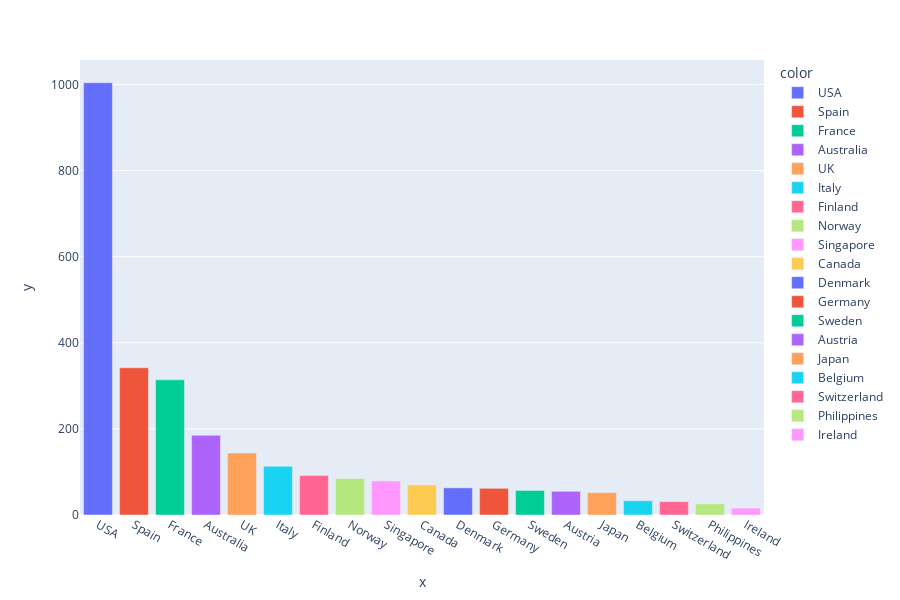

Notebook source saved alongside this figure:
### Code cell
# Llamemos a esta función para cualquier columna determinada, como 'COUNTRY'
barplot_visualization('COUNTRY')

### Figure 1 — Plotly figure (JSON) as saved in the notebook; plotly's stock layout.template omitted (floating-point values rounded to 4 significant figures)
{"data": [{"alignmentgroup": "True", "hovertemplate": "color=USA<br>x=%{x}<br>y=%{y}<extra></extra>", "legendgroup": "USA", "marker": {"color": "#636efa", "pattern": {"shape": ""}}, "name": "USA", "offsetgroup": "USA", "orientation": "v", "showlegend": true, "textposition": "auto", "type": "bar", "x": ["USA"], "xaxis": "x", "y": [1004], "yaxis": "y"}, {"alignmentgroup": "True", "hovertemplate": "color=Spain<br>x=%{x}<br>y=%{y}<extra></extra>", "legendgroup": "Spain", "marker": {"color": "#EF553B", "pattern": {"shape": ""}}, "name": "Spain", "offsetgroup": "Spain", "orientation": "v", "showlegend": true, "textposition": "auto", "type": "bar", "x": ["Spain"], "xaxis": "x", "y": [342], "yaxis": "y"}, {"alignmentgroup": "True", "hovertemplate": "color=France<br>x=%{x}<br>y=%{y}<extra></extra>", "legendgroup": "France", "marker": {"color": "#00cc96", "pattern": {"shape": ""}}, "name": "France", "offsetgroup": "France", "orientation": "v", "showlegend": true, "textposition": "auto", "type": "bar", "x": ["France"], "xaxis": "x", "y": [314], "yaxis": "y"}, {"alignmentgroup": "True", "hovertemplate": "color=Australia<br>x=%{x}<br>y=%{y}<extra></extra>", "legendgroup": "Australia", "marker": {"color": "#ab63fa", "pattern": {"shape": ""}}, "name": "Australia", "offsetgroup": "Australia", "orientation": "v", "showlegend": true, "textposition": "auto", "type": "bar", "x": ["Australia"], "xaxis": "x", "y": [185], "yaxis": "y"}, {"alignmentgroup": "True", "hovertemplate": "color=UK<br>x=%{x}<br>y=%{y}<extra></extra>", "legendgroup": "UK", "marker": {"color": "#FFA15A", "pattern": {"shape": ""}}, "name": "UK", "offsetgroup": "UK", "orientation": "v", "showlegend": true, "textposition": "auto", "type": "bar", "x": ["UK"], "xaxis": "x", "y": [144], "yaxis": "y"}, {"alignmentgroup": "True", "hovertemplate": "color=Italy<br>x=%{x}<br>y=%{y}<extra></extra>", "legendgroup": "Italy", "marker": {"color": "#19d3f3", "pattern": {"shape": ""}}, "name": "Italy", "offsetgroup": "Italy", "orientation": "v", "showlegend": true, "textposition": "auto", "type": "bar", "x": ["Italy"], "xaxis": "x", "y": [113], "yaxis": "y"}, {"alignmentgroup": "True", "hovertemplate": "color=Finland<br>x=%{x}<br>y=%{y}<extra></extra>", "legendgroup": "Finland", "marker": {"color": "#FF6692", "pattern": {"shape": ""}}, "name": "Finland", "offsetgroup": "Finland", "orientation": "v", "showlegend": true, "textposition": "auto", "type": "bar", "x": ["Finland"], "xaxis": "x", "y": [92], "yaxis": "y"}, {"alignmentgroup": "True", "hovertemplate": "color=Norway<br>x=%{x}<br>y=%{y}<extra></extra>", "legendgroup": "Norway", "marker": {"color": "#B6E880", "pattern": {"shape": ""}}, "name": "Norway", "offsetgroup": "Norway", "orientation": "v", "showlegend": true, "textposition": "auto", "type": "bar", "x": ["Norway"], "xaxis": "x", "y": [85], "yaxis": "y"}, {"alignmentgroup": "True", "hovertemplate": "color=Singapore<br>x=%{x}<br>y=%{y}<extra></extra>", "legendgroup": "Singapore", "marker": {"color": "#FF97FF", "pattern": {"shape": ""}}, "name": "Singapore", "offsetgroup": "Singapore", "orientation": "v", "showlegend": true, "textposition": "auto", "type": "bar", "x": ["Singapore"], "xaxis": "x", "y": [79], "yaxis": "y"}, {"alignmentgroup": "True", "hovertemplate": "color=Canada<br>x=%{x}<br>y=%{y}<extra></extra>", "legendgroup": "Canada", "marker": {"color": "#FECB52", "pattern": {"shape": ""}}, "name": "Canada", "offsetgroup": "Canada", "orientation": "v", "showlegend": true, "textposition": "auto", "type": "bar", "x": ["Canada"], "xaxis": "x", "y": [70], "yaxis": "y"}, {"alignmentgroup": "True", "hovertemplate": "color=Denmark<br>x=%{x}<br>y=%{y}<extra></extra>", "legendgroup": "Denmark", "marker": {"color": "#636efa", "pattern": {"shape": ""}}, "name": "Denmark", "offsetgroup": "Denmark", "orientation": "v", "showlegend": true, "textposition": "auto", "type": "bar", "x": ["Denmark"], "xaxis": "x", "y": [63], "yaxis": "y"}, {"alignmentgroup": "True", "hovertemplate": "color=Germany<br>x=%{x}<br>y=%{y}<extra></extra>", "legendgroup": "Germany", "marker": {"color": "#EF553B", "pattern": {"shape": ""}}, "name": "Germany", "offsetgroup": "Germany", "orientation": "v", "showlegend": true, "textposition": "auto", "type": "bar", "x": ["Germany"], "xaxis": "x", "y": [62], "yaxis": "y"}, {"alignmentgroup": "True", "hovertemplate": "color=Sweden<br>x=%{x}<br>y=%{y}<extra></extra>", "legendgroup": "Sweden", "marker": {"color": "#00cc96", "pattern": {"shape": ""}}, "name": "Sweden", "offsetgroup": "Sweden", "orientation": "v", "showlegend": true, "textposition": "auto", "type": "bar", "x": ["Sweden"], "xaxis": "x", "y": [57], "yaxis": "y"}, {"alignmentgroup": "True", "hovertemplate": "color=Austria<br>x=%{x}<br>y=%{y}<extra></extra>", "legendgroup": "Austria", "marker": {"color": "#ab63fa", "pattern": {"shape": ""}}, "name": "Austria", "offsetgroup": "Austria", "orientation": "v", "showlegend": true, "textposition": "auto", "type": "bar", "x": ["Austria"], "xaxis": "x", "y": [55], "yaxis": "y"}, {"alignmentgroup": "True", "hovertemplate": "color=Japan<br>x=%{x}<br>y=%{y}<extra></extra>", "legendgroup": "Japan", "marker": {"color": "#FFA15A", "pattern": {"shape": ""}}, "name": "Japan", "offsetgroup": "Japan", "orientation": "v", "showlegend": true, "textposition": "auto", "type": "bar", "x": ["Japan"], "xaxis": "x", "y": [52], "yaxis": "y"}, {"alignmentgroup": "True", "hovertemplate": "color=Belgium<br>x=%{x}<br>y=%{y}<extra></extra>", "legendgroup": "Belgium", "marker": {"color": "#19d3f3", "pattern": {"shape": ""}}, "name": "Belgium", "offsetgroup": "Belgium", "orientation": "v", "showlegend": true, "textposition": "auto", "type": "bar", "x": ["Belgium"], "xaxis": "x", "y": [33], "yaxis": "y"}, {"alignmentgroup": "True", "hovertemplate": "color=Switzerland<br>x=%{x}<br>y=%{y}<extra></extra>", "legendgroup": "Switzerland", "marker": {"color": "#FF6692", "pattern": {"shape": ""}}, "name": "Switzerland", "offsetgroup": "Switzerland", "orientation": "v", "showlegend": true, "textposition": "auto", "type": "bar", "x": ["Switzerland"], "xaxis": "x", "y": [31], "yaxis": "y"}, {"alignmentgroup": "True", "hovertemplate": "color=Philippines<br>x=%{x}<br>y=%{y}<extra></extra>", "legendgroup": "Philippines", "marker": {"color": "#B6E880", "pattern": {"shape": ""}}, "name": "Philippines", "offsetgroup": "Philippines", "orientation": "v", "showlegend": true, "textposition": "auto", "type": "bar", "x": ["Philippines"], "xaxis": "x", "y": [26], "yaxis": "y"}, {"alignmentgroup": "True", "hovertemplate": "color=Ireland<br>x=%{x}<br>y=%{y}<extra></extra>", "legendgroup": "Ireland", "marker": {"color": "#FF97FF", "pattern": {"shape": ""}}, "name": "Ireland", "offsetgroup": "Ireland", "orientation": "v", "showlegend": true, "textposition": "auto", "type": "bar", "x": ["Ireland"], "xaxis": "x", "y": [16], "yaxis": "y"}], "layout": {"barmode": "relative", "height": 600, "legend": {"title": {"text": "color"}, "tracegroupgap": 0}, "margin": {"t": 60}, "xaxis": {"anchor": "y", "domain": [0, 1], "title": {"text": "x"}}, "yaxis": {"anchor": "x", "domain": [0, 1], "title": {"text": "y"}}}}
